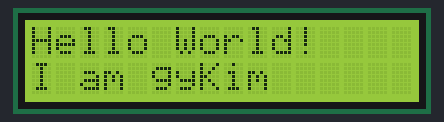
A sketch run on a simulated Arduino Uno, built with avr-gcc and run on an emulated ATmega328P. Parts: 16×2 character LCD.

Above: at 0.1 s.
At 1.1 s:
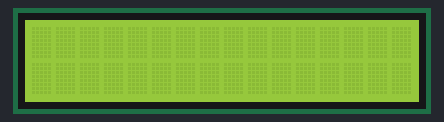

Measured:
- what the display in image 1 shows lasts 1.0 s, from 1.1 s to 2.1 s

The sketch:

13_LCD_01.ino
```cpp
#include <LiquidCrystal_I2C.h>

LiquidCrystal_I2C myLCD(0x27, 16, 2);
// 0x27: I2C 통신 주소
// 두 번째 매개변수: 연결된 LCD의 열 수
  // 열:0~15, 총 16개
// 세 번째 매개변수: 연결된 LCD의 행 수
  // 행:0~1, 총 2개

void setup() {
  myLCD.init();
  myLCD.backlight();

}

void loop() {
  myLCD.setCursor(0, 0); // myLCD.home();
  myLCD.print("Hello World!");

  myLCD.setCursor(0, 1);
  myLCD.print("I am gyKim");
  delay(1000);

  myLCD.clear();
  delay(1000);

}
```
